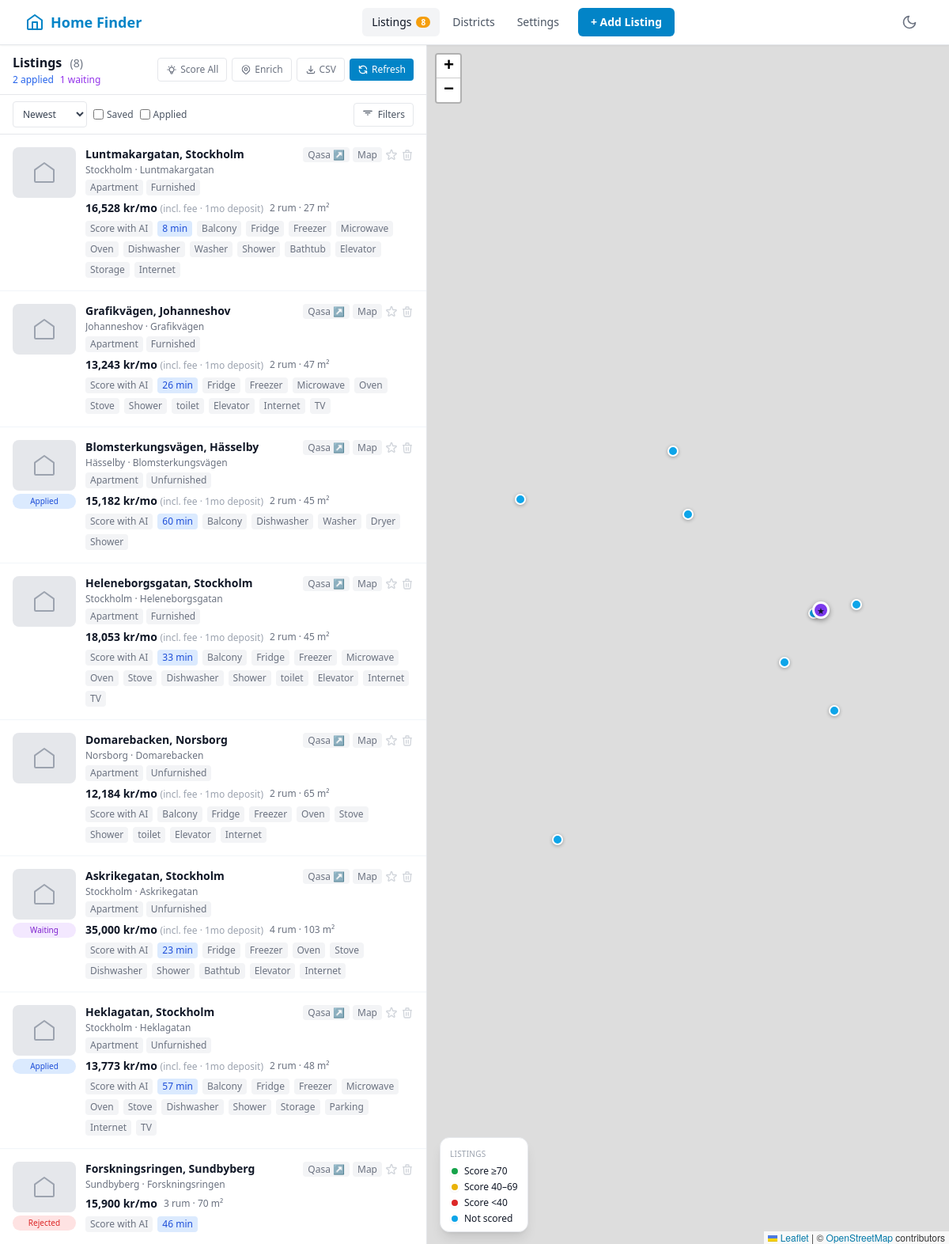
Before: / with the older database file.
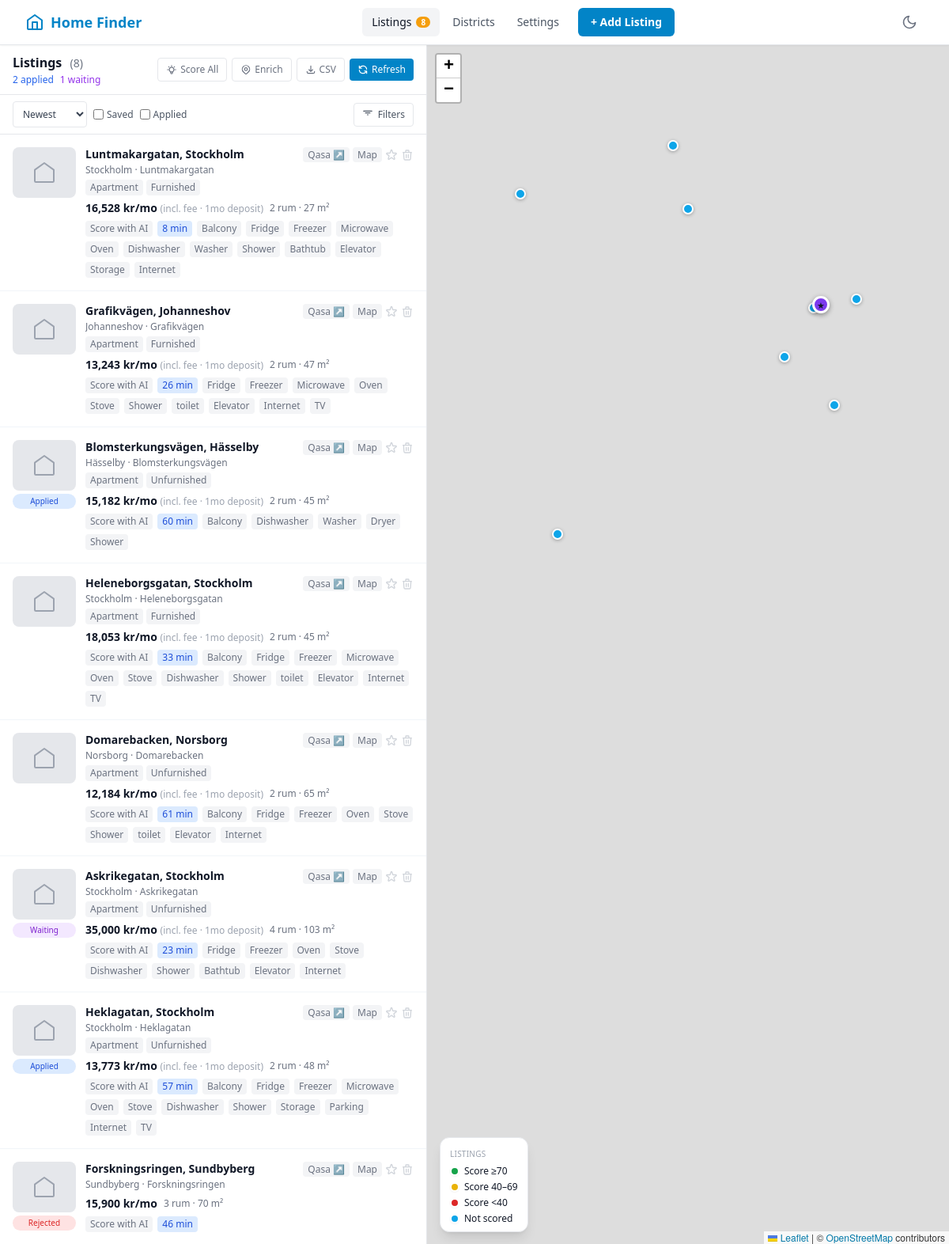
After: the same page with the newer database file.
### database/models.py (models this page shows)
class Listing(db.Model):
    __tablename__ = "listings"
    id = db.Column(db.Integer, primary_key=True)
    source = db.Column(db.String(20), nullable=False, default="manual")
    url = db.Column(db.String(1000), unique=True, nullable=True)
    title = db.Column(db.Text, nullable=False)
    description = db.Column(db.Text, nullable=True)
    address = db.Column(db.String(500), nullable=True)
    district = db.Column(db.String(200), nullable=True)
    lat = db.Column(db.Float, nullable=True)
    lng = db.Column(db.Float, nullable=True)
    price_sek = db.Column(db.Integer, nullable=False)
    rooms = db.Column(db.Integer, nullable=False)
    floor = db.Column(db.Integer, nullable=True)
    has_washing_machine = db.Column(db.Boolean, default=False)
    has_dryer = db.Column(db.Boolean, default=False)
    has_dishwasher = db.Column(db.Boolean, default=False)
    size_sqm = db.Column(db.Integer, nullable=True)
    available_from = db.Column(db.Date, nullable=True)
    available_until = db.Column(db.String(50), nullable=True)
    images = db.Column(db.JSON, default=list)
    home_type = db.Column(db.String(30), nullable=True)
    furnishing = db.Column(db.String(30), nullable=True)
    is_shared = db.Column(db.Boolean, nullable=True)
    service_fee_sek = db.Column(db.Integer, nullable=True)
    electricity_included = db.Column(db.Boolean, nullable=True)
    deposit_months = db.Column(db.Integer, nullable=True)
    house_rules = db.Column(db.JSON, default=dict)
    amenities = db.Column(db.JSON, default=list)
    commute_minutes = db.Column(db.Integer, nullable=True)
    commute_details = db.Column(db.JSON, default=dict)
    transit_route = db.Column(db.JSON, default=dict)
    nearby_stops = db.Column(db.JSON, default=list)
    nearby_pois = db.Column(db.JSON, default=dict)
    ai_score = db.Column(db.Integer, nullable=True)
    ai_comment = db.Column(db.Text, nullable=True)
    ai_pros = db.Column(db.JSON, default=list)
    ai_cons = db.Column(db.JSON, default=list)
    is_saved = db.Column(db.Boolean, default=False)
    application_status = db.Column(
        db.String(20), nullable=True, default="not_applied")
    application_date = db.Column(db.Date, nullable=True)
    notes = db.Column(db.Text, nullable=True)
    created_at = db.Column(db.DateTime, default=datetime.utcnow)
    updated_at = db.Column(
        db.DateTime, default=datetime.utcnow, onupdate=datetime.utcnow)
    def to_dict(self):
        return {
            "id": self.id,
            "source": self.source,
            "url": self.url,
            "title": self.title,
            "description": self.description,
            "address": self.address,
            "district": self.district,
            "lat": self.lat,
            "lng": self.lng,
            "price_sek": self.price_sek,
            "rooms": self.rooms,
            "floor": self.floor,
            "has_washing_machine": self.has_washing_machine,
            "has_dryer": self.has_dryer,
            "has_dishwasher": self.has_dishwasher,
            "size_sqm": self.size_sqm,
            "available_from": self.available_from.isoformat() if self.available_from else None,
            "available_until": self.available_until,
            "images": self.images or [],
            "home_type": self.home_type,
            "furnishing": self.furnishing,
            "is_shared": self.is_shared,
            "service_fee_sek": self.service_fee_sek,
            "electricity_included": self.electricity_included,
            "deposit_months": self.deposit_months,
            "house_rules": self.house_rules or {},
            "amenities": self.amenities or [],
            "commute_minutes": self.commute_minutes,
            "commute_details": self.commute_details or {},
            "nearby_stops": self.nearby_stops or [],
            "nearby_pois": self.nearby_pois or {},
            "ai_score": self.ai_score,
            "ai_comment": self.ai_comment,
            "ai_pros": self.ai_pros or [],
            "ai_cons": self.ai_cons or [],
            "is_saved": self.is_saved,
            "application_status": self.application_status,
            "application_date": self.application_date.isoformat() if self.application_date else None,
            "notes": self.notes,
            "created_at": self.created_at.isoformat() if self.created_at else None,
            "updated_at": self.updated_at.isoformat() if self.updated_at else None,
        }

### routes/listings.py (the view)
@listings_bp.route("/")
def index():
    listings = Listing.query.order_by(Listing.created_at.desc()).all()
    listings_json = [l.to_dict() for l in listings]
    settings = UserSettings.query.first()
    settings_json = settings.to_dict() if settings else {}
    from services.district_advisor import DISTRICTS
    return render_template(
        "index.html",
        listings=listings,
        listings_json=listings_json,
        settings_json=settings_json,
        districts=DISTRICTS,
    )

### config.py (called while the page is built)
def get_missing_api_keys():
    missing = []
    for entry in _API_KEY_REGISTRY:
        if not entry["value"] and not entry.get("optional"):
            missing.append({"key": entry["key"], "feature": entry["feature"]})
    return missing

### database/models.py (called while the page is built)
    def to_dict(self):
        return {
            "id": self.id,
            "work_address": self.work_address,
            "work_lat": self.work_lat,
            "work_lng": self.work_lng,
            "budget_min": self.budget_min,
            "budget_max": self.budget_max,
            "min_rooms": self.min_rooms,
            "max_rooms": self.max_rooms,
            "floor_min": self.floor_min,
            "must_have_washing_machine": self.must_have_washing_machine,
            "must_have_dryer": self.must_have_dryer,
            "must_have_dishwasher": self.must_have_dishwasher,
            "must_have_amenities": self.must_have_amenities or [],
            "preferred_districts": self.preferred_districts or [],
            "max_commute_minutes": self.max_commute_minutes,
            "theme": self.theme,
        }

### templates/index.html (shortened to what the changed rows need)
{% extends "base.html" %}
{% block content %}
<div class="flex h-[calc(100vh-3.5rem)] overflow-hidden">
  <div class="w-full lg:w-[45%] flex flex-col overflow-hidden border-r border-gray-200 dark:border-gray-700">
    <div
      class="flex items-center justify-between px-4 py-2.5 bg-white dark:bg-gray-800 border-b border-gray-200 dark:border-gray-700 flex-shrink-0">
      <div>
        <h1 class="text-base font-semibold text-gray-900 dark:text-white">
          Listings
          <span id="listings-count" class="ml-1.5 text-sm font-normal text-gray-500 dark:text-gray-400">
          </span>
        </h1>
        {% set applied_count = listings | selectattr('application_status', 'equalto', 'applied') | list | length %}
        {% set waiting_count = listings | selectattr('application_status', 'equalto', 'waiting') | list | length %}
        {% set accepted_count = listings | selectattr('application_status', 'equalto', 'accepted') | list | length %}
      </div>
    </div>
    <div class="flex-1 overflow-y-auto">
      {% if listings %}
      <div id="listings-list" class="divide-y divide-gray-100 dark:divide-gray-700/50">
        {% for listing in listings %}
        {% set district_info = districts.get(listing.district, {}) %}
        {% set total_price = (listing.price_sek + listing.service_fee_sek) if listing.service_fee_sek else
        listing.price_sek %}
        <div class="listing-card-wrapper" data-listing-id="{{ listing.id }}" data-price="{{ total_price or 0 }}"
          data-rooms="{{ listing.rooms or 0 }}" data-commute="{{ listing.commute_minutes or 9999 }}"
          data-district="{{ listing.district or '' }}" data-saved="{{ 'true' if listing.is_saved else 'false' }}"
          data-status="{{ listing.application_status or 'not_applied' }}"
          data-score="{{ listing.ai_score if listing.ai_score is not none else -1 }}"
          data-amenities="{{ (listing.amenities or []) | join(',') }}">
          <div
            class="listing-card-header p-4 hover:bg-gray-50 dark:hover:bg-gray-800/50 transition-colors cursor-pointer"
            onclick="toggleCard({{ listing.id }})">
            <div class="flex gap-3">
              <div class="flex flex-col items-center gap-1 flex-shrink-0">
                <div
                  class="w-20 h-16 rounded-lg bg-gray-200 dark:bg-gray-700 overflow-hidden flex items-center justify-center">
                </div>
              </div>
              <div class="flex-1 min-w-0">
                <div class="flex items-start justify-between gap-2">
                  <h3 class="text-sm font-semibold text-gray-900 dark:text-white truncate leading-tight">
                    {{ listing.title }}
                  </h3>
                  <div class="flex items-center gap-1 flex-shrink-0">
                    {% if listing.url %}
                    <a href="{{ listing.url }}" target="_blank" rel="noopener" onclick="event.stopPropagation()"
                      class="text-xs px-1.5 py-0.5 rounded bg-gray-100 dark:bg-gray-700 text-gray-500 dark:text-gray-400 hover:bg-blue-50 dark:hover:bg-gray-600 hover:text-brand-600 dark:hover:text-brand-400 transition-colors font-medium leading-tight">
                      Qasa ↗
                    </a>
                    {% endif %}
                    <button onclick="event.stopPropagation(); focusMapOnListing({{ listing.id }})"
                      title="Zoom map to this listing"
                      class="text-xs px-1.5 py-0.5 rounded bg-gray-100 dark:bg-gray-700 text-gray-500 dark:text-gray-400 hover:bg-blue-50 dark:hover:bg-gray-600 hover:text-brand-600 dark:hover:text-brand-400 transition-colors font-medium leading-tight">
                      Map
                    </button>
                    <button onclick="event.stopPropagation(); toggleSave({{ listing.id }}, this)"
                      data-saved="{{ listing.is_saved|lower }}"
                      class="flex-shrink-0 transition-colors {% if listing.is_saved %}text-yellow-400{% else %}text-gray-300 dark:text-gray-600 hover:text-yellow-400{% endif %}">
                      <svg class="w-4 h-4" fill="{{ 'currentColor' if listing.is_saved else 'none' }}"
                        stroke="currentColor" viewBox="0 0 24 24">
                        <path stroke-linecap="round" stroke-linejoin="round" stroke-width="2"
                          d="M11.049 2.927c.3-.921 1.603-.921 1.902 0l1.519 4.674a1 1 0 00.95.69h4.915c.969 0 1.371 1.24.588 1.81l-3.976 2.888a1 1 0 00-.363 1.118l1.518 4.674c.3.922-.755 1.688-1.538 1.118l-3.976-2.888a1 1 0 00-1.176 0l-3.976 2.888c-.783.57-1.838-.197-1.538-1.118l1.518-4.674a1 1 0 00-.363-1.118l-3.976-2.888c-.784-.57-.38-1.81.588-1.81h4.914a1 1 0 00.951-.69l1.519-4.674z" />
                      </svg>
                    </button>
                    <button onclick="event.stopPropagation(); deleteListing({{ listing.id }})" title="Delete listing"
                      class="flex-shrink-0 text-gray-300 dark:text-gray-600 hover:text-red-500 dark:hover:text-red-400 transition-colors">
                      <svg class="w-4 h-4" fill="none" stroke="currentColor" viewBox="0 0 24 24">
                        <path stroke-linecap="round" stroke-linejoin="round" stroke-width="2"
                          d="M19 7l-.867 12.142A2 2 0 0116.138 21H7.862a2 2 0 01-1.995-1.858L5 7m5 4v6m4-6v6m1-10V4a1 1 0 00-1-1h-4a1 1 0 00-1 1v3M4 7h16" />
                      </svg>
                    </button>
                  </div>
                </div>
                <p class="text-xs text-gray-500 dark:text-gray-400 mt-0.5 truncate">
                  {{ listing.district }}{% if listing.address %} · {{ listing.address.split(',')[0] }}{% endif %}
                </p>
                {% if listing.home_type or listing.furnishing or listing.is_shared is not none %}
                <div class="flex items-center gap-1 mt-1 flex-wrap">
                  {% if listing.home_type %}
                  <span
                    class="text-xs px-1.5 py-0.5 rounded bg-gray-100 dark:bg-gray-700 text-gray-500 dark:text-gray-400 capitalize">
                    {{ listing.home_type.replace('_', ' ') }}
                  </span>
                  {% endif %}
                  {% if listing.furnishing %}
                  <span
                    class="text-xs px-1.5 py-0.5 rounded bg-gray-100 dark:bg-gray-700 text-gray-500 dark:text-gray-400 capitalize">
                    {{ listing.furnishing.replace('_', ' ') }}
                  </span>
                  {% endif %}
                </div>
                {% endif %}
                <div class="flex items-center gap-2 mt-1.5 flex-wrap">
                  <span class="text-sm font-semibold text-gray-900 dark:text-white">
                    {% if listing.service_fee_sek %}
                    {{ "{:,}".format(listing.price_sek + listing.service_fee_sek) }} kr/mo
                    <span class="text-xs font-normal text-gray-400"
                      title="Rent {{ '{:,}'.format(listing.price_sek) }} + fee {{ '{:,}'.format(listing.service_fee_sek) }} kr">(incl.
                      fee{% if listing.deposit_months %} · {{ listing.deposit_months }}mo deposit{% endif %})</span>
                    {% else %}
                    {{ "{:,}".format(listing.price_sek) }} kr/mo{% if listing.deposit_months %}<span
                      class="text-xs font-normal text-gray-400 ml-1">({{ listing.deposit_months }}mo deposit)</span>{%
                    endif %}
                    {% endif %}
                  </span>
                  <span class="text-xs text-gray-500 dark:text-gray-400">
                    {{ listing.rooms }} rum{% if listing.size_sqm %} · {{ listing.size_sqm }} m²{% endif %}
                  </span>
                </div>
                <div class="flex items-center gap-1.5 mt-1.5 flex-wrap">
                  {% if listing.ai_score is not none %}
                  <span id="score-badge-{{ listing.id }}" class="text-xs px-1.5 py-0.5 rounded font-semibold
                      {% if listing.ai_score >= 70 %}bg-green-100 dark:bg-green-900/40 text-green-700 dark:text-green-300
                      {% elif listing.ai_score >= 40 %}bg-yellow-100 dark:bg-yellow-900/40 text-yellow-700 dark:text-yellow-300
                      {% else %}bg-red-100 dark:bg-red-900/40 text-red-700 dark:text-red-300{% endif %}">
                    AI {{ listing.ai_score }}
                  </span>
                  {% else %}
                  <button onclick="event.stopPropagation(); scoreListing({{ listing.id }}, this)"
                    id="score-btn-{{ listing.id }}"
                    class="text-xs px-1.5 py-0.5 rounded bg-gray-100 dark:bg-gray-700 text-gray-500 dark:text-gray-400 hover:bg-purple-100 dark:hover:bg-purple-900/40 hover:text-purple-600 dark:hover:text-purple-400 transition-colors">
                    Score with AI
                  </button>
                  {% endif %}
                  {% if listing.commute_minutes %}
                  <span
                    class="text-xs px-1.5 py-0.5 rounded bg-blue-100 dark:bg-blue-900/40 text-blue-700 dark:text-blue-300">
                    {{ listing.commute_minutes }} min
                  </span>
                  {% endif %}
                  {% if listing.amenities %}
                  {% for key in listing.amenities %}
                  <span
                    class="text-xs px-1.5 py-0.5 rounded bg-gray-100 dark:bg-gray-700 text-gray-500 dark:text-gray-400">
                    {{ amenity_labels.get(key, key) }}
                  </span>
                  {% endfor %}
                  {% endif %}
                </div>
              </div>
            </div>
          </div>
              {% set tr = listing.transit_route or {} %}
              {% set tr_steps = tr.get('steps', []) %}
              {% set effective_minutes = listing.commute_minutes or tr.get('total_minutes') %}
            {% set rules = listing.house_rules or {} %}
        </div>
        {% endfor %}
      </div>
      {% endif %}
    </div>
  </div>
</div>
{% endblock %}

Changed rows visible on the page:
changed Listing "Domarebacken, Norsborg": commute_minutes (not shown) → "61"
